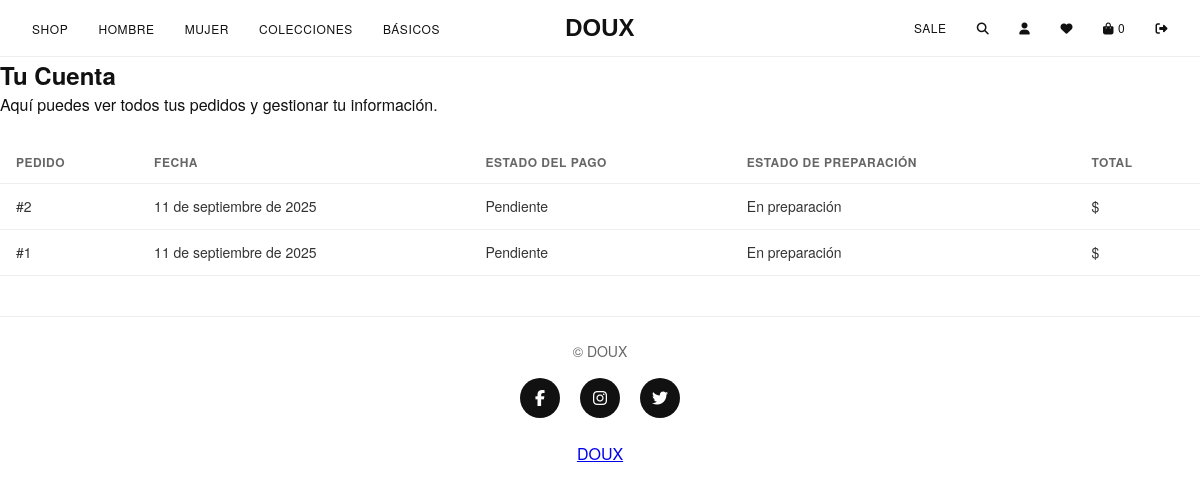
/account/ (signed in), run on the app's committed database.
### core/models.py (models this page shows, shortened)
class Order(models.Model):
    user = models.ForeignKey(settings.AUTH_USER_MODEL, on_delete=models.PROTECT, related_name="orders")
    created_at = models.DateTimeField(auto_now_add=True)
    status = models.CharField(max_length=20, default="paid")  # simplificado

### core/views.py (the view)
# urls.py: path("account/", views.account, name="account"),
@login_required
def account(request):
    orders = Order.objects.filter(user=request.user).prefetch_related("items__product").order_by("-created_at")
    return render(request, "auth/account.html", {"orders": orders})

### core/context_processors.py (called while the page is built)
def site_defaults(request):
    user = request.user if request.user.is_authenticated else AnonymousUser()
    wishlist_count = 0
    try:
        if user.is_authenticated:
            from core.models import Wishlist
            wishlist_count = Wishlist.objects.filter(user=user).count()
    except Exception:
        pass  # evita fallar si aún no migras
    cart_count = 0  # placeholder si luego agregas carrito
    return {
        "SITE_NAME": getattr(settings, "SITE_NAME", "DOUX"),
        "wishlist_count": wishlist_count,
        "cart_count": cart_count,
    }

### core/templates/auth/account.html (shortened to what this page needs)
{% extends "base.html" %}
{% block content %}
<h2>Tu Cuenta</h2>
<p>Aquí puedes ver todos tus pedidos y gestionar tu información.</p>
<table class="table">
  <thead>
    <tr>
      <th>Pedido</th>
      <th>Fecha</th>
      <th>Estado del pago</th>
      <th>Estado de preparación</th>
      <th>Total</th>
    </tr>
  </thead>
  <tbody>
    {% for order in orders %}
      <tr>
        <td>#{{ order.id }}</td>
        <td>{{ order.created_at|date:"d \\d\\e F \\d\\e Y" }}</td>
        <td>{{ order.payment_status|default:"Pendiente" }}</td>
        <td>{{ order.preparation_status|default:"En preparación" }}</td>
        <td>${{ order.total }}</td>
      </tr>
    {% empty %}
      <tr>
        <td colspan="5">Aún no tienes pedidos.</td>
      </tr>
    {% endfor %}
  </tbody>
</table>
{% endblock %}

### core/templates/base.html (shortened to what this page needs)
{% load static %}
<!DOCTYPE html>
<html lang="es">
<head>
  <link rel="stylesheet" href="{% static 'css/styles.css' %}">
  <link rel="stylesheet" href="https://cdnjs.cloudflare.com/ajax/libs/font-awesome/6.5.0/css/all.min.css">
</head>
<body>
  <header class="topbar">
    <nav class="nav">
      <ul class="nav-left">
        <li><a href="{% url 'shop' %}">Shop</a></li>
        <li><a href="{% url 'shop_gender' 'Hombre' %}">Hombre</a></li>
        <li><a href="{% url 'shop_gender' 'Mujer' %}">Mujer</a></li>
        <li><a href="{% url 'collections' %}">Colecciones</a></li>
        <li><a href="{% url 'basics' %}">Básicos</a></li>
      </ul>
      <a class="brand" href="{% url 'about' %}">
        <img src="{% static 'img/logo_doux.svg' %}" alt="{{ SITE_NAME }}">
      </a>
      <div class="nav-right">
        <a href="{% url 'sale' %}" class="sale">SALE</a>
        <a href="javascript:void(0);" class="search-toggle" title="Buscar">
          <i class="fa fa-search"></i>
        </a>
        {% if user.is_authenticated %}
          <a href="{% url 'account' %}" title="Cuenta"><i class="fa fa-user"></i></a>
          <a href="{% url 'wishlist' %}" title="Wishlist"><i class="fa fa-heart"></i></a>
          <a href="{% url 'cart' %}" title="Carrito">
            <i class="fa fa-bag-shopping"></i>
            <span class="badge">{{ request.user.cart_items.count }}</span>
          </a>
          <a href="{% url 'logout' %}" title="Salir"><i class="fa fa-right-from-bracket"></i></a>
        {% else %}
  <a href="{% url 'login' %}" title="Login / Registro"><i class="fa fa-user"></i></a>
  <a href="{% url 'cart' %}" title="Carrito">
{% endif %}
      </div>
    </nav>
  </header>
  <main class="container">
    {% block content %}{% endblock %}
  </main>
  <footer class="footer">
    <div class="footer-content">
      <p>© {{ SITE_NAME }} {{ now|date:"Y" }}</p>
      <div class="social-media">
        <a href="https://www.facebook.com" target="_blank" title="Facebook" class="social-link">
          <i class="fab fa-facebook-f"></i>
        </a>
        <a href="https://www.instagram.com" target="_blank" title="Instagram" class="social-link">
          <i class="fab fa-instagram"></i>
        </a>
        <a href="https://www.twitter.com" target="_blank" title="Twitter" class="social-link">
          <i class="fab fa-twitter"></i>
        </a>
      </div>
    </div>
  </footer>
</body>
</html>
<div class="brand">
  <a href="{% url 'about' %}">
    <span>DOUX</span>
  </a>
</div>

### core/static/css/styles.css (style rules this page uses)
* { margin: 0; padding: 0; box-sizing: border-box; }
body { font-family: "Helvetica Neue", Helvetica, Arial, sans-serif; background: #fff; color: #111; line-height: 1.5; }
.topbar { border-bottom: 1px solid #eee; padding: 16px 32px; display: flex; justify-content: space-between; align-items: center; position: relative; }
.nav { width: 100%; display: flex; justify-content: space-between; align-items: center; }
.nav-left, .nav-right { display: flex; align-items: center; gap: 30px; list-style: none; }
.nav-left li a, .nav-right a { text-decoration: none; font-size: 12px; text-transform: uppercase; color: #111; letter-spacing: 0.6px; }
.brand { position: absolute; left: 50%; transform: translateX(-50%); }
.brand img { height: 40px; margin-top: 10px; }
.nav-right { position: relative; }
.table { width: 100%; border-collapse: collapse; margin-top: 24px; font-size: 14px; }
.table th, .table td { padding: 12px 16px; text-align: left; border-bottom: 1px solid #eee; }
.table th { text-transform: uppercase; font-size: 12px; letter-spacing: 0.5px; color: #666; }
.table td { color: #333; }
.footer { border-top: 1px solid #eee; padding: 24px; text-align: center; font-size: 14px; color: #666; margin-top: 40px; }
.footer-content { display: flex; flex-direction: column; align-items: center; gap: 16px; }
.social-media { display: flex; gap: 20px; }
.social-link { display: inline-block; width: 40px; height: 40px; background: #111; color: #fff; border-radius: 50%; display: flex; align-items: center; justify-content: center; text-decoration: none; transition: all 0.3s ease; }
.social-link i { font-size: 16px; }

### data on the page
Order: id "2", created_at "11 de septiembre de 2025", payment_status "Pendiente", preparation_status "En preparación"
Order: id "1", created_at "11 de septiembre de 2025", payment_status "Pendiente", preparation_status "En preparación"

### other printed values
{{ request.user.cart_items.count }} "0"
{{ SITE_NAME }} "DOUX"
